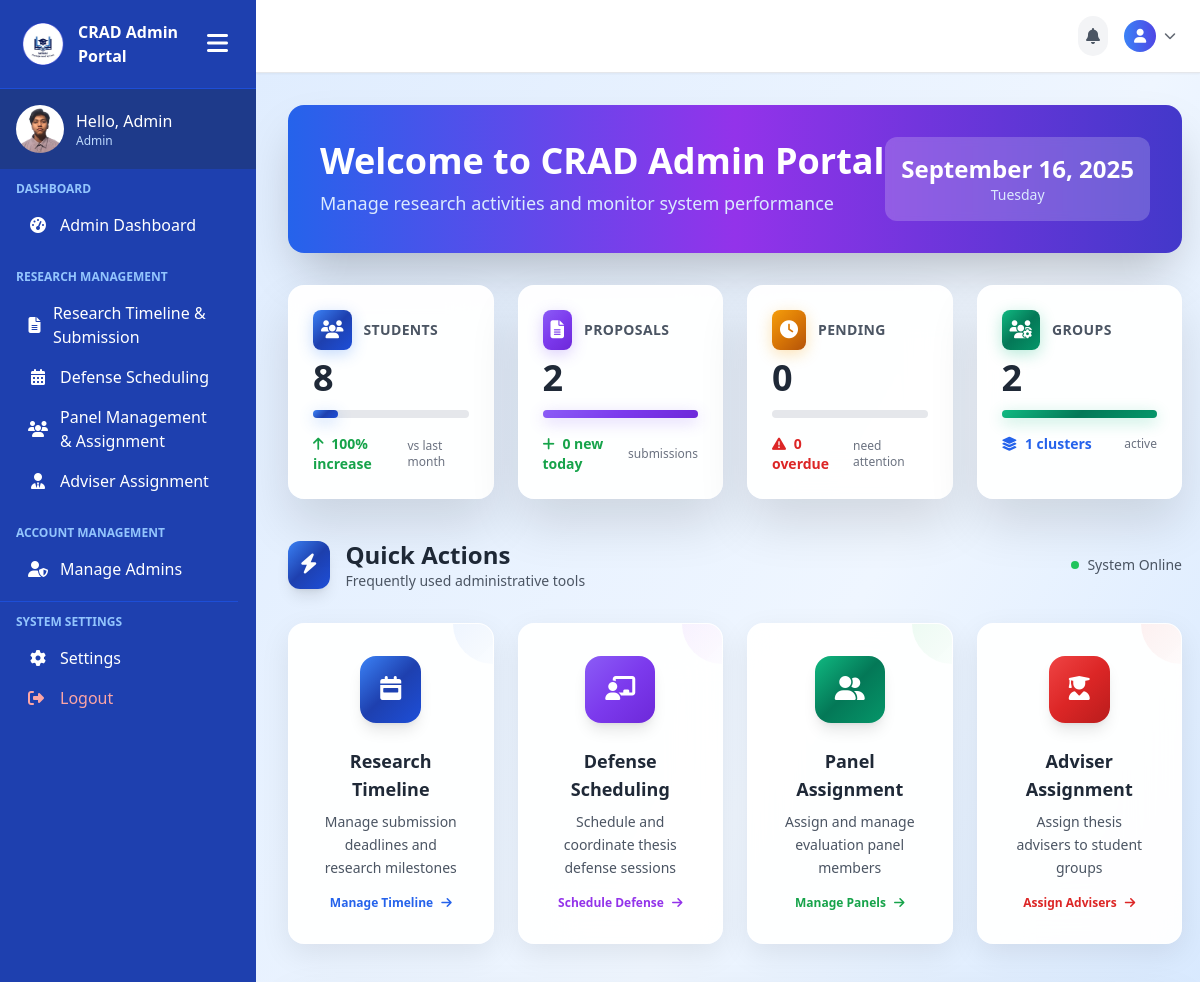
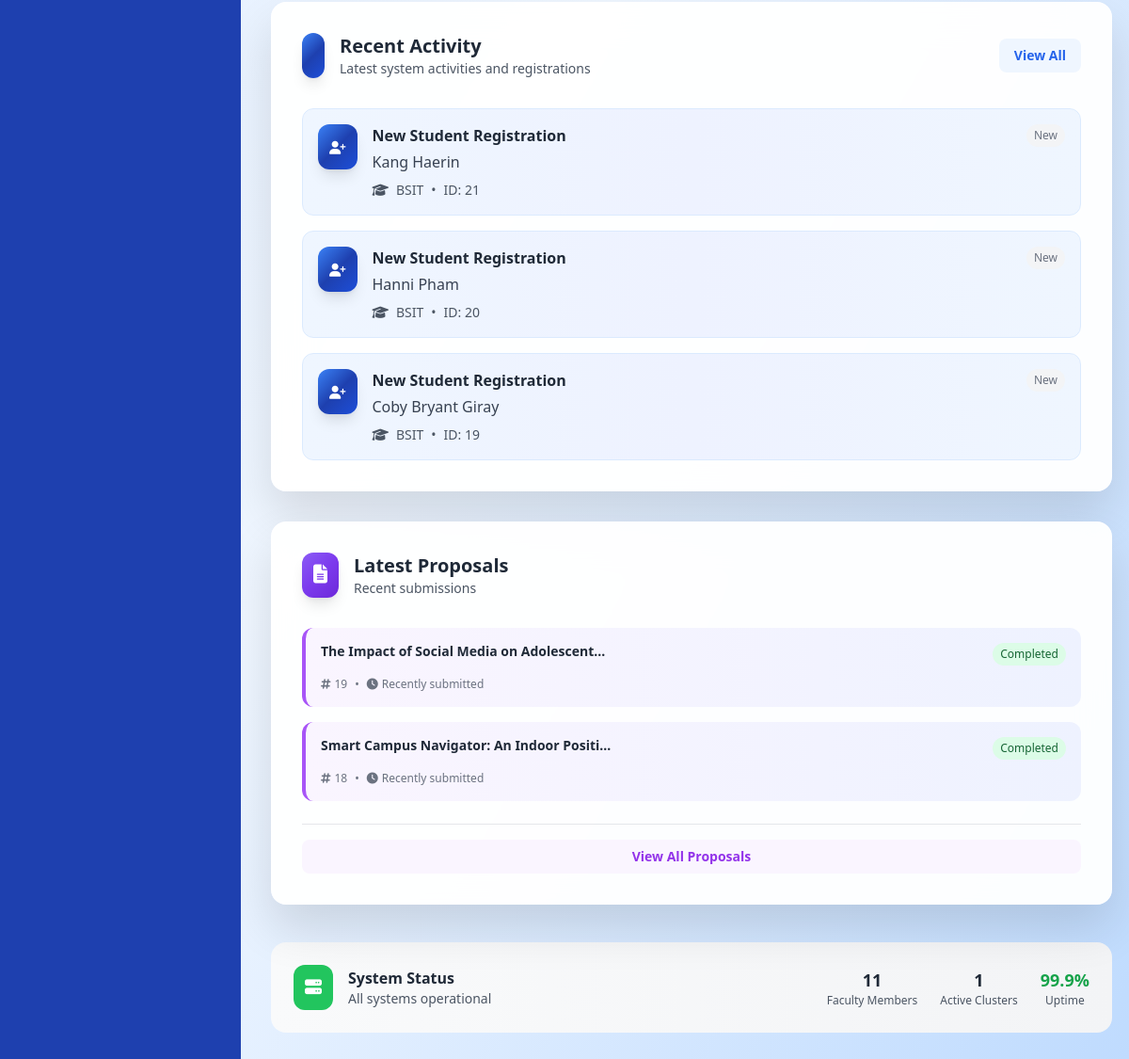
The app's page /admin-pages/admin-dashboard.php (signed in), older data (2 pictures, top to bottom).
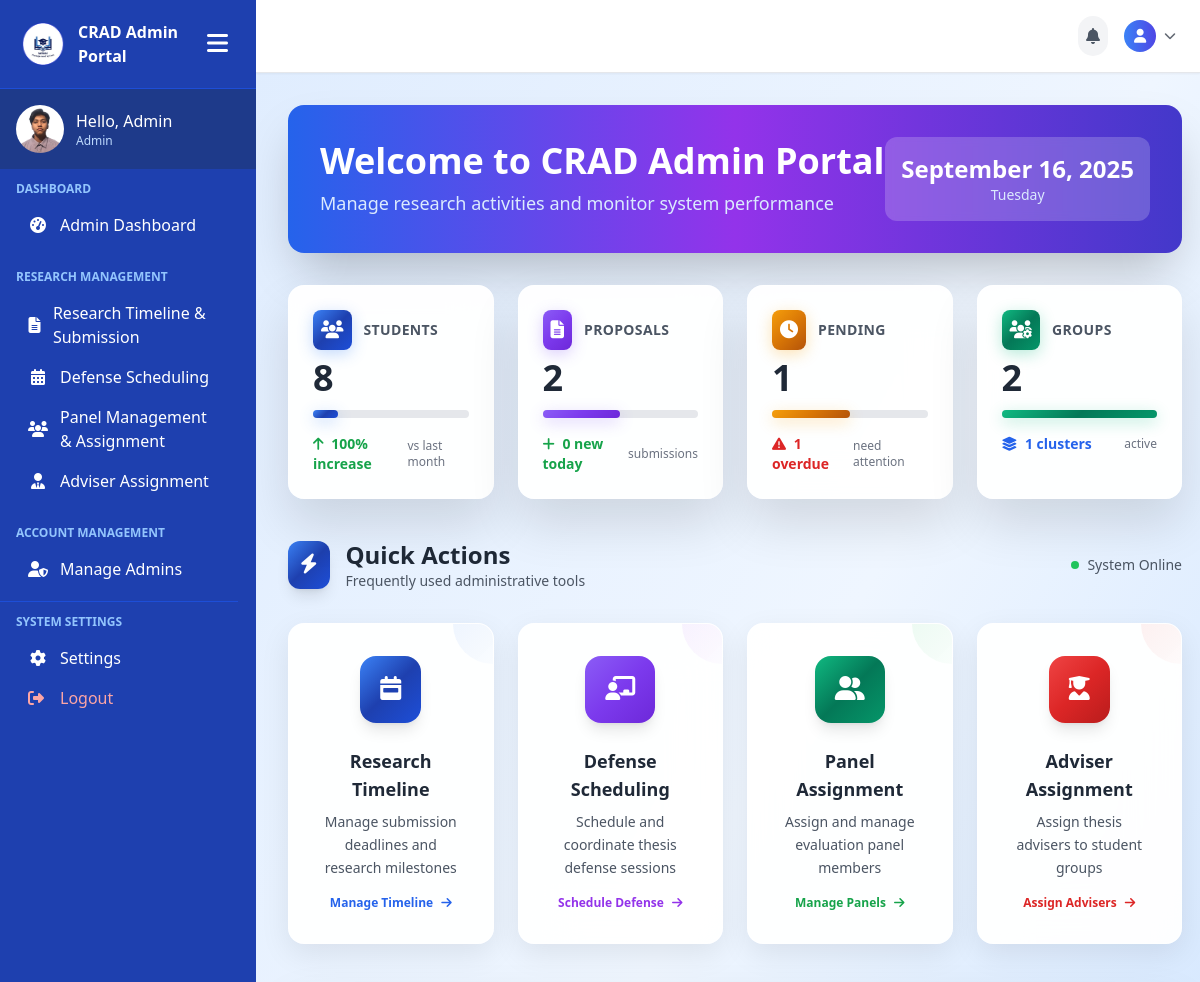
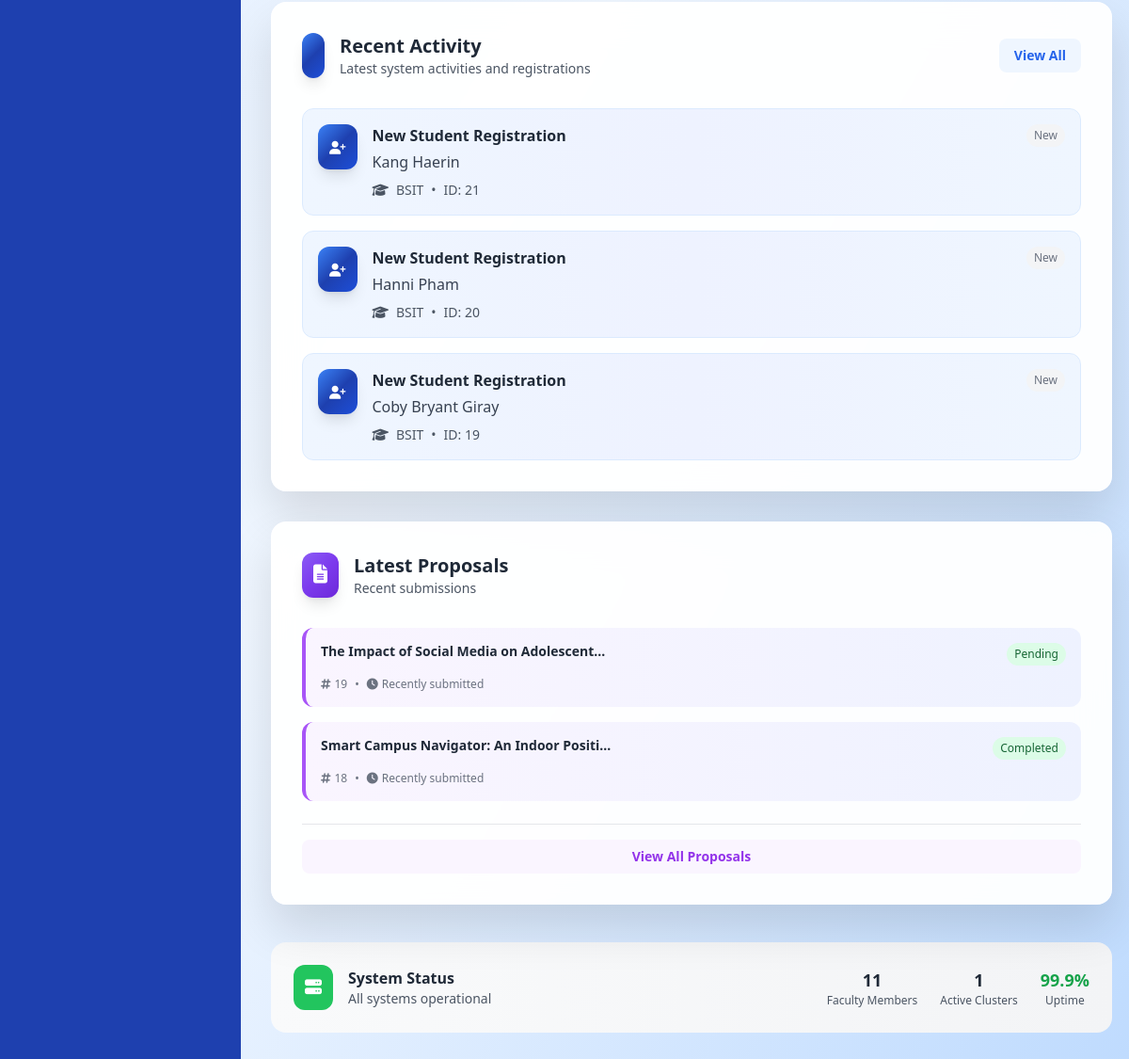
The same page, newer data (2 pictures, top to bottom).
### tables this page shows
CREATE TABLE `proposals` (
  `id` int(11) NOT NULL,
  `group_id` int(11) NOT NULL,
  `title` varchar(255) NOT NULL,
  `description` text DEFAULT NULL,
  `file_path` varchar(255) DEFAULT NULL,
  `submitted_at` timestamp NOT NULL DEFAULT current_timestamp(),
  `status` enum('Pending','Completed') NOT NULL DEFAULT 'Pending',
  `reviewed_at` timestamp NULL DEFAULT NULL,
  `final_defense_open` tinyint(1) NOT NULL DEFAULT 0
);

### admin-pages/admin-dashboard.php (the view, shortened to what the changed rows need)
<?php
include('../includes/connection.php');
$total_proposals = mysqli_fetch_row(mysqli_query($conn, "SELECT COUNT(*) FROM proposals"))[0];
$pending_proposals = mysqli_fetch_row(mysqli_query($conn, "SELECT COUNT(*) FROM proposals WHERE status = 'pending'"))[0];
$completed_proposals = mysqli_fetch_row(mysqli_query($conn, "SELECT COUNT(*) FROM proposals WHERE status = 'Completed'"))[0];
$proposal_progress = $total_proposals > 0 ? round(($completed_proposals / $total_proposals) * 100) : 0;
$overdue_proposals = mysqli_fetch_row(mysqli_query($conn, "SELECT COUNT(*) FROM proposals p WHERE p.status = 'Pending' AND p.submitted_at < DATE_SUB(NOW(), INTERVAL 7 DAY)"))[0] ?? 0;
$pending_progress = $total_proposals > 0 ? round(($pending_proposals / $total_proposals) * 100) : 0;
$recent_proposals = mysqli_query($conn, "SELECT title, status, id FROM proposals ORDER BY id DESC LIMIT 3");
?>
<!DOCTYPE html>
<html lang="en">
<head>
    <script src="https://cdn.tailwindcss.com"></script>
    <link rel="stylesheet" href="https://cdnjs.cloudflare.com/ajax/libs/font-awesome/6.0.0/css/all.min.css">
    <link rel="stylesheet" href="https://cdn.jsdelivr.net/npm/flatpickr/dist/flatpickr.min.css">
</head>
<body class="bg-gradient-to-br from-blue-100 via-blue-50 to-blue-200 text-gray-800 font-sans">
    <div class="min-h-screen flex">
        <?php include('../includes/admin-sidebar.php'); ?>
                <main class="flex-1 overflow-y-auto p-4 lg:p-8 hide-scrollbar">
    <div class="mb-8 animate-fade-in">
        <div class="bg-gradient-to-r from-blue-600 via-purple-600 to-indigo-700 rounded-2xl p-8 text-white shadow-2xl">
            <div class="flex flex-col lg:flex-row items-center justify-between">
                <div>
                    <h1 class="text-3xl lg:text-4xl font-bold mb-2">Welcome to CRAD Admin Portal</h1>
                </div>
            </div>
        </div>
    </div>
    <div class="grid grid-cols-1 sm:grid-cols-2 lg:grid-cols-4 gap-6 mb-10 animate-fade-in">
        <div class="glass-card rounded-2xl p-6 group animate-delay-1">
            <div class="flex items-center justify-between">
                <div class="flex-1">
                    <div class="w-full bg-gray-200 rounded-full h-2">
                        <div class="gradient-purple h-2 rounded-full transition-all duration-1000" style="width: <?= $proposal_progress ?>%"></div>
                    </div>
                </div>
            </div>
        </div>
        <div class="glass-card rounded-2xl p-6 group animate-delay-2">
            <div class="flex items-center justify-between">
                <div class="flex-1">
                    <div class="flex items-center mb-2">
                        <div class="gradient-yellow p-2 rounded-lg mr-3">
                        </div>
                        <p class="text-gray-600 font-semibold text-sm uppercase tracking-wide">Pending</p>
                    </div>
                    <h3 class="text-4xl font-bold text-gray-800 mb-3"><?= $pending_proposals ?></h3>
                    <div class="w-full bg-gray-200 rounded-full h-2">
                        <div class="gradient-yellow h-2 rounded-full transition-all duration-1000" style="width: <?= $pending_progress ?>%"></div>
                    </div>
                </div>
            </div>
            <div class="flex items-center justify-between mt-4">
                <p class="text-red-600 text-sm font-semibold"><i class="fas fa-exclamation-triangle mr-1"></i> <?= $overdue_proposals ?> overdue</p>
                <span class="text-xs text-gray-500">need attention</span>
            </div>
        </div>
    </div>
    <div class="grid grid-cols-1 xl:grid-cols-3 gap-8 mb-10 animate-fade-in">
        <div class="glass-card rounded-2xl p-8">
            <div class="space-y-4">
                <?php if (mysqli_num_rows($recent_proposals) > 0): ?>
                    <?php while ($proposal = mysqli_fetch_assoc($recent_proposals)): ?>
                    <div class="p-4 rounded-xl bg-gradient-to-r from-purple-50 to-indigo-50 border-l-4 border-purple-500 hover:shadow-md transition-all">
                        <div class="flex items-start justify-between mb-2">
                            <h4 class="font-bold text-gray-800 text-sm leading-tight"><?= htmlspecialchars(substr($proposal['title'], 0, 40)) ?><?= strlen($proposal['title']) > 40 ? '...' : '' ?></h4>
                            <span class="text-xs px-2 py-1 rounded-full <?= $proposal['status'] == 'pending' ? 'bg-yellow-100 text-yellow-800' : 'bg-green-100 text-green-800' ?>">
                                <?= ucfirst($proposal['status']) ?>
                            </span>
                        </div>
                        <div class="flex items-center text-xs text-gray-500 mt-3">
                            <i class="fas fa-hashtag mr-1"></i>
                            <span><?= $proposal['id'] ?></span>
                            <span class="mx-2">•</span>
                            <i class="fas fa-clock mr-1"></i>
                            <span>Recently submitted</span>
                        </div>
                    </div>
                    <?php endwhile; ?>
                <?php endif; ?>
            </div>
        </div>
    </div>
            </main>
        </div>
</body>
</html>

Row changes from the older to the newer data that the page shows:
changed proposals "The Impact of Social Media on Adolescent": status "Completed" → "Pending"
Text that changed along with them:
$proposal_progress: 100 → 50 (drawn)
$pending_proposals: "0" → "1"
$overdue_proposals: "0" → "1"
